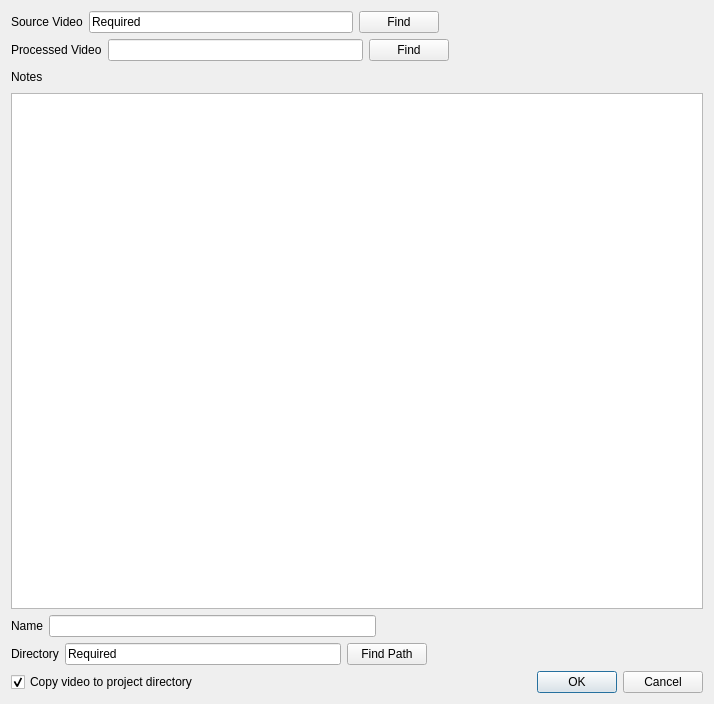
<?xml version="1.0" encoding="UTF-8"?>
<ui version="4.0">
 <class>ProjectStartDialog</class>
 <widget class="QDialog" name="ProjectStartDialog">
  <property name="geometry">
   <rect>
    <x>0</x>
    <y>0</y>
    <width>714</width>
    <height>704</height>
   </rect>
  </property>
  <property name="windowTitle">
   <string>New Project</string>
  </property>
  <layout class="QVBoxLayout" name="verticalLayout_2">
   <item>
    <layout class="QHBoxLayout" name="horizontalLayout_4">
     <item>
      <widget class="QLabel" name="label_3">
       <property name="text">
        <string>Source Video</string>
       </property>
      </widget>
     </item>
     <item>
      <widget class="QLineEdit" name="_sourceVideo">
       <property name="text">
        <string>Required</string>
       </property>
      </widget>
     </item>
     <item>
      <widget class="QPushButton" name="_sVidPushButton">
       <property name="text">
        <string>Find</string>
       </property>
      </widget>
     </item>
     <item>
      <spacer name="horizontalSpacer_4">
       <property name="orientation">
        <enum>Qt::Horizontal</enum>
       </property>
       <property name="sizeHint" stdset="0">
        <size>
         <width>40</width>
         <height>20</height>
        </size>
       </property>
      </spacer>
     </item>
    </layout>
   </item>
   <item>
    <layout class="QHBoxLayout" name="horizontalLayout_6">
     <item>
      <widget class="QLabel" name="label_5">
       <property name="text">
        <string>Processed Video</string>
       </property>
      </widget>
     </item>
     <item>
      <widget class="QLineEdit" name="_processedVideo"/>
     </item>
     <item>
      <widget class="QPushButton" name="_pVidPushButton">
       <property name="text">
        <string>Find</string>
       </property>
      </widget>
     </item>
     <item>
      <spacer name="horizontalSpacer_6">
       <property name="orientation">
        <enum>Qt::Horizontal</enum>
       </property>
       <property name="sizeHint" stdset="0">
        <size>
         <width>40</width>
         <height>20</height>
        </size>
       </property>
      </spacer>
     </item>
    </layout>
   </item>
   <item>
    <layout class="QVBoxLayout" name="verticalLayout">
     <item>
      <layout class="QHBoxLayout" name="horizontalLayout_5">
       <item>
        <widget class="QLabel" name="label_4">
         <property name="text">
          <string>Notes</string>
         </property>
        </widget>
       </item>
       <item>
        <spacer name="horizontalSpacer_5">
         <property name="orientation">
          <enum>Qt::Horizontal</enum>
         </property>
         <property name="sizeHint" stdset="0">
          <size>
           <width>40</width>
           <height>20</height>
          </size>
         </property>
        </spacer>
       </item>
      </layout>
     </item>
     <item>
      <widget class="QPlainTextEdit" name="_notesEdit"/>
     </item>
    </layout>
   </item>
   <item>
    <layout class="QHBoxLayout" name="horizontalLayout_2">
     <item>
      <widget class="QLabel" name="label">
       <property name="text">
        <string>Name</string>
       </property>
      </widget>
     </item>
     <item>
      <widget class="QLineEdit" name="_projName"/>
     </item>
     <item>
      <spacer name="horizontalSpacer_2">
       <property name="orientation">
        <enum>Qt::Horizontal</enum>
       </property>
       <property name="sizeHint" stdset="0">
        <size>
         <width>40</width>
         <height>20</height>
        </size>
       </property>
      </spacer>
     </item>
    </layout>
   </item>
   <item>
    <layout class="QHBoxLayout" name="horizontalLayout_3">
     <item>
      <widget class="QLabel" name="label_2">
       <property name="text">
        <string>Directory</string>
       </property>
      </widget>
     </item>
     <item>
      <widget class="QLineEdit" name="_projDir">
       <property name="text">
        <string>Required</string>
       </property>
      </widget>
     </item>
     <item>
      <widget class="QPushButton" name="_dirPushButton">
       <property name="text">
        <string>Find Path</string>
       </property>
      </widget>
     </item>
     <item>
      <spacer name="horizontalSpacer_3">
       <property name="orientation">
        <enum>Qt::Horizontal</enum>
       </property>
       <property name="sizeHint" stdset="0">
        <size>
         <width>40</width>
         <height>20</height>
        </size>
       </property>
      </spacer>
     </item>
    </layout>
   </item>
   <item>
    <layout class="QHBoxLayout" name="horizontalLayout">
     <item>
      <widget class="QCheckBox" name="_copyCheckBox">
       <property name="text">
        <string>Copy video to project directory</string>
       </property>
       <property name="checked">
        <bool>true</bool>
       </property>
      </widget>
     </item>
     <item>
      <spacer name="horizontalSpacer">
       <property name="orientation">
        <enum>Qt::Horizontal</enum>
       </property>
       <property name="sizeHint" stdset="0">
        <size>
         <width>40</width>
         <height>20</height>
        </size>
       </property>
      </spacer>
     </item>
     <item>
      <widget class="QDialogButtonBox" name="_buttonBox">
       <property name="standardButtons">
        <set>QDialogButtonBox::Cancel|QDialogButtonBox::Ok</set>
       </property>
      </widget>
     </item>
    </layout>
   </item>
  </layout>
 </widget>
 <resources/>
 <connections>
  <connection>
   <sender>_sVidPushButton</sender>
   <signal>clicked()</signal>
   <receiver>ProjectStartDialog</receiver>
   <slot>find_source_file()</slot>
   <hints>
    <hint type="sourcelabel">
     <x>407</x>
     <y>30</y>
    </hint>
    <hint type="destinationlabel">
     <x>356</x>
     <y>351</y>
    </hint>
   </hints>
  </connection>
  <connection>
   <sender>_pVidPushButton</sender>
   <signal>clicked()</signal>
   <receiver>ProjectStartDialog</receiver>
   <slot>find_processed_file()</slot>
   <hints>
    <hint type="sourcelabel">
     <x>418</x>
     <y>75</y>
    </hint>
    <hint type="destinationlabel">
     <x>356</x>
     <y>351</y>
    </hint>
   </hints>
  </connection>
  <connection>
   <sender>_dirPushButton</sender>
   <signal>clicked()</signal>
   <receiver>ProjectStartDialog</receiver>
   <slot>find_project_dir()</slot>
   <hints>
    <hint type="sourcelabel">
     <x>393</x>
     <y>627</y>
    </hint>
    <hint type="destinationlabel">
     <x>356</x>
     <y>351</y>
    </hint>
   </hints>
  </connection>
  <connection>
   <sender>_buttonBox</sender>
   <signal>accepted()</signal>
   <receiver>ProjectStartDialog</receiver>
   <slot>make_project()</slot>
   <hints>
    <hint type="sourcelabel">
     <x>530</x>
     <y>672</y>
    </hint>
    <hint type="destinationlabel">
     <x>356</x>
     <y>351</y>
    </hint>
   </hints>
  </connection>
  <connection>
   <sender>_buttonBox</sender>
   <signal>rejected()</signal>
   <receiver>ProjectStartDialog</receiver>
   <slot>close()</slot>
   <hints>
    <hint type="sourcelabel">
     <x>530</x>
     <y>672</y>
    </hint>
    <hint type="destinationlabel">
     <x>356</x>
     <y>351</y>
    </hint>
   </hints>
  </connection>
 </connections>
</ui>
